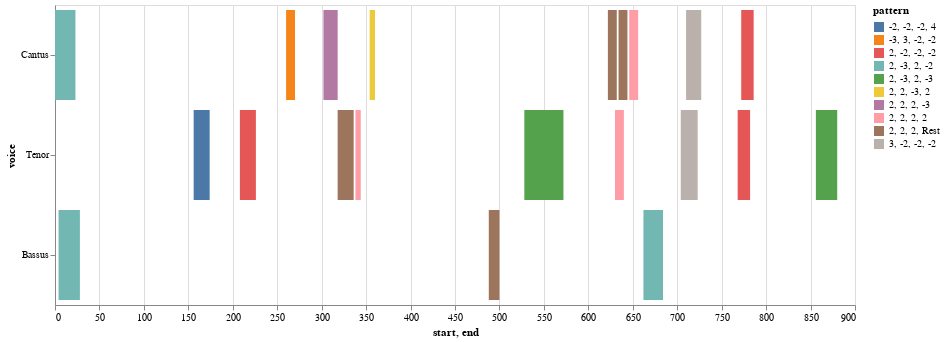

Notebook cell for this chart:
### Markdown cell above
### Mass Movement Heatmap

### Code cell
## Use this for the Mass Movement Heatmap

nr = mass_movement.notes(combineUnisons=True) 
mel = mass_movement.melodic(df=nr, kind='d', compound=True, unit=0, end=False)
mel_ngrams = mass_movement.ngrams(df=mel, n=4)
entry_ngrams = mass_movement.entries(df=mel, n=4)
mel_ngrams_duration = mass_movement.durations(df=mel, n=4, mask_df=entry_ngrams)
viz.plot_ngrams_heatmap(entry_ngrams, mel_ngrams_duration, selected_patterns=shared_entries, voices=[])

### Figure 1 — Vega-Lite specification as saved in the notebook (floating-point values rounded to 4 significant figures)
{"config": {"view": {"continuousWidth": 400, "continuousHeight": 300}}, "data": {"name": "data-31b7d30b5971ca51423de348e09b9959"}, "mark": "bar", "encoding": {"color": {"field": "pattern", "type": "nominal"}, "opacity": {"condition": {"value": 1, "selection": "selector002"}, "value": 0.2}, "tooltip": [{"field": "start", "type": "quantitative"}, {"field": "end", "type": "quantitative"}, {"field": "pattern", "type": "nominal"}], "x": {"field": "start", "type": "quantitative"}, "x2": {"field": "end"}, "y": {"field": "voice", "sort": null, "type": "nominal"}}, "height": 300, "selection": {"selector002": {"type": "multi", "fields": ["pattern"]}}, "width": 800, "$schema": "https://vega.github.io/schema/vega-lite/v4.17.0.json", "datasets": {"data-31b7d30b5971ca51423de348e09b9959": [{"start": 0.0, "voice": "Cantus", "pattern": "2, -3, 2, -2", "end": 23.0}, {"start": 260.0, "voice": "Cantus", "pattern": "-3, 3, -2, -2", "end": 270.0}, {"start": 302.0, "voice": "Cantus", "pattern": "2, 2, 2, -3", "end": 318.0}, {"start": 354.0, "voice": "Cantus", "pattern": "2, 2, -3, 2", "end": 360.0}, {"start": 622.0, "voice": "Cantus", "pattern": "2, 2, 2, Rest", "end": 632.0}, {"start": 634.0, "voice": "Cantus", "pattern": "2, 2, 2, Rest", "end": 644.0}, {"start": 646.0, "voice": "Cantus", "pattern": "2, 2, 2, 2", "end": 656.0}, {"start": 710.0, "voice": "Cantus", "pattern": "3, -2, -2, -2", "end": 727.0}, {"start": 772.0, "voice": "Cantus", "pattern": "2, -2, -2, -2", "end": 786.0}, {"start": 156.0, "voice": "Tenor", "pattern": "-2, -2, -2, 4", "end": 174.0}, {"start": 208.0, "voice": "Tenor", "pattern": "2, -2, -2, -2", "end": 226.0}, {"start": 318.0, "voice": "Tenor", "pattern": "2, 2, 2, Rest", "end": 336.0}, {"start": 338.0, "voice": "Tenor", "pattern": "2, 2, 2, 2", "end": 344.0}, {"start": 528.0, "voice": "Tenor", "pattern": "2, -3, 2, -3", "end": 572.0}, {"start": 630.0, "voice": "Tenor", "pattern": "2, 2, 2, 2", "end": 640.0}, {"start": 704.0, "voice": "Tenor", "pattern": "3, -2, -2, -2", "end": 723.0}, {"start": 768.0, "voice": "Tenor", "pattern": "2, -2, -2, -2", "end": 782.0}, {"start": 856.0, "voice": "Tenor", "pattern": "2, -3, 2, -3", "end": 880.0}, {"start": 4.0, "voice": "Bassus", "pattern": "2, -3, 2, -2", "end": 28.0}, {"start": 488.0, "voice": "Bassus", "pattern": "2, 2, 2, Rest", "end": 500.0}, {"start": 662.0, "voice": "Bassus", "pattern": "2, -3, 2, -2", "end": 684.0}]}}
